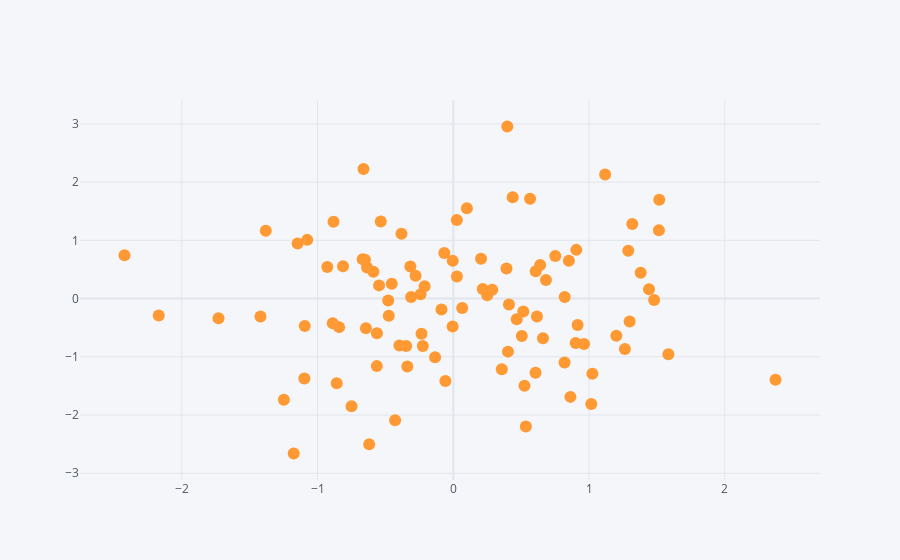

Write notebook code for a chart like this one.
### Code cell
df.iplot(kind="scatter",x="a",y="b",mode="markers")
